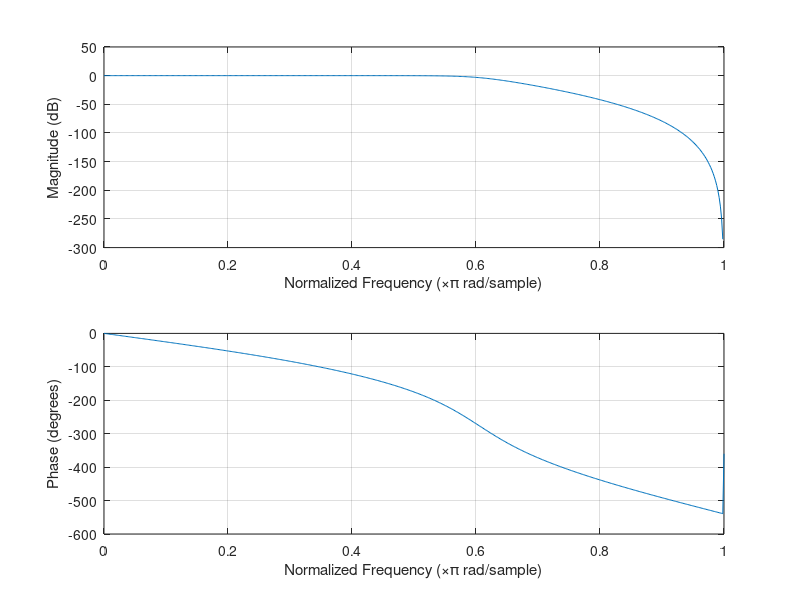

Source code (MATLAB):
%Design a 6th-order lowpass Butterworth filter with a cutoff frequency of 300 Hz, 
%which, for data sampled at 1000 Hz, corresponds to 0.6π rad/sample. 
%Plot its magnitude and phase responses. Use it to filter a 1000-sample random signal.


clear
close all
pkg load signal
order = 6;
fs = 1000;
fc = 300;
disp('normalize freq')
nf = fc/(fs/2)
[z, p, g] = butter(order,nf);
disp('zeros')
z(1:order)
disp('poles')
p(1:order)
%This is defined as, theta = atan2 (y, x), in radians. 
theta = angle(p(1:order))
 
[b,a] = butter(order,nf);
disp('b')
b
disp('a')
a

freqz(b,a);
